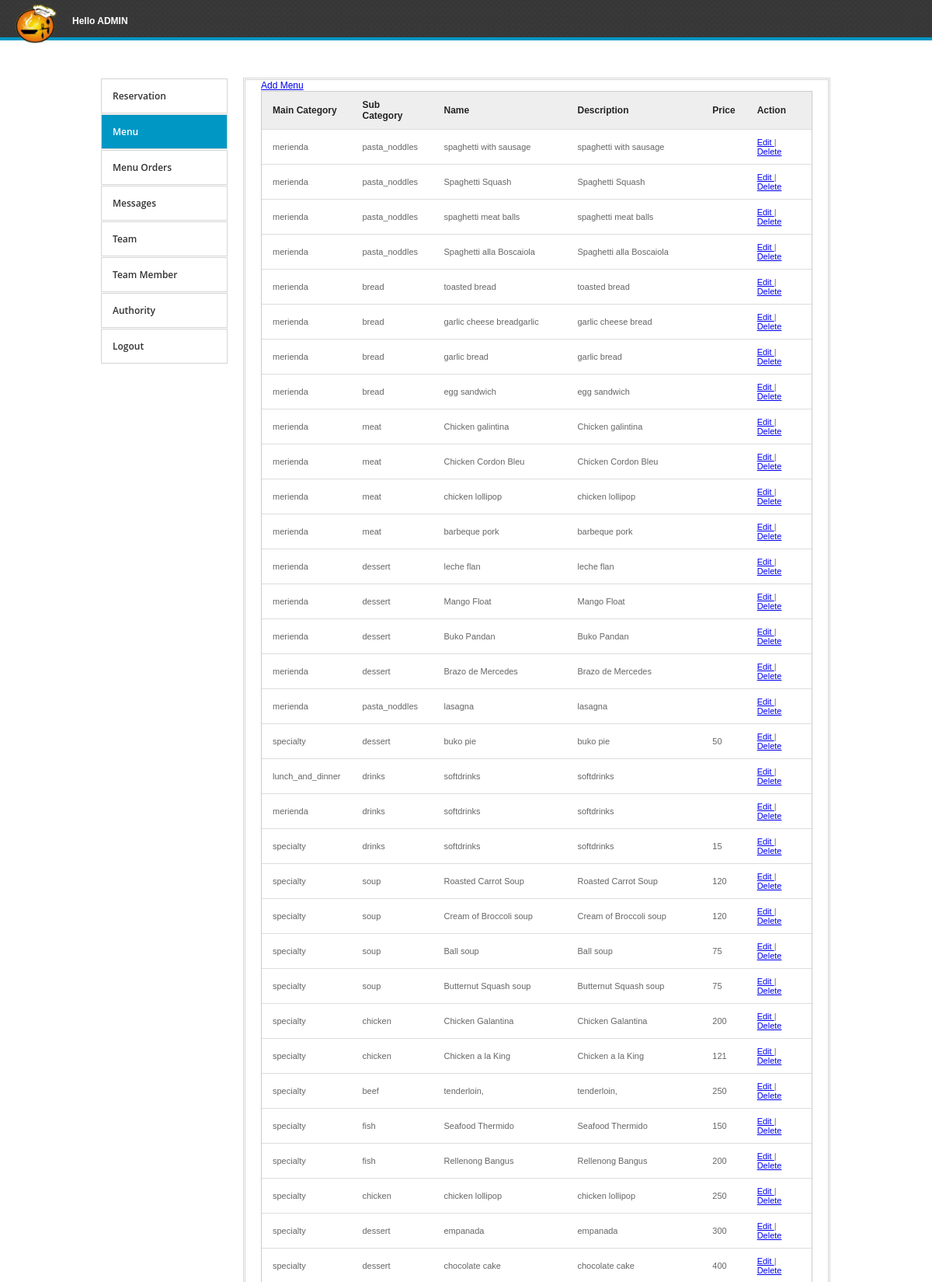
The page /admin/menu.php (signed in, upper part) on the database its author committed.
### tables this page shows
CREATE TABLE IF NOT EXISTS `menu` (
  `id` int(11) NOT NULL AUTO_INCREMENT,
  `mcat` varchar(100) NOT NULL,
  `scat` varchar(100) NOT NULL,
  `name` varchar(100) NOT NULL,
  `description` varchar(500) NOT NULL,
  `price` varchar(10) NOT NULL,
  `image` varchar(100) NOT NULL,
  PRIMARY KEY (`id`)
);

### admin/menu.php (the view, shortened to what this page needs)
<html>
<head>
<link rel="stylesheet" href="admin.css">
<link href="src/facebox.css" media="screen" rel="stylesheet" type="text/css" />
</head>
<body>
	<div id="top">
		<div class="logo">
			<img src="../images/logo.png"> <span style="float:right; color:#FFFFFF; font-weight:bold; display: inline-block; padding: 20px 0 0 20px;">Hello <?php echo $_SESSION['USERNAME'] ?></span>
		</div>
	</div>
	<div class="container  clearfix">
		<div class="one-third1 column">
			<ul>
				<li><a href="index.php"><span>Reservation</span></a></li>
				<li class="active"><a href="menu.php"><span>Menu</span></a></li>
				<li><a href="menuorders.php"><span>Menu Orders</span></a></li>
				<li><a href="suggestions.php"><span>Messages</span></a></li>
				<li><a href="team.php"><span>Team</span></a></li>
				<li><a href="teammember.php"><span>Team Member</span></a></li>
				<?php
				$jhjh=$_SESSION['POWER'];
				if($jhjh==1){
				?>
				<li><a href="adminaccount.php"><span>Authority</span></a></li>
				<?php
				}
				?>
				<li><a href="../index.php"><span>Logout</span></a></li>
			</ul>
		</div>
		<div class="two-thirds1 column">
			<div class="thewraper">
			<a rel="facebox" href="addmenu.php"> Add Menu </a>
			<table id="resultTable" data-responsive="table">
				<thead>
					<tr>
						<th> Main Category </th>
						<th> Sub Category </th>
						<th> Name </th>
						<th> Description </th>
						<th> Price </th>
						<th> Action </th>
					</tr>
				</thead>
				<tbody>
					<?php
						include('../connect.php');
						$result = $db->prepare("SELECT * FROM menu ORDER BY id DESC");
						$result->execute();
						for($i=0; $row = $result->fetch(); $i++){
					?>
					<tr class="record">
						<td><?php echo $row['mcat']; ?></td>
						<td><?php echo $row['scat']; ?></td>
						<td><?php echo $row['name']; ?></td>
						<td><?php echo $row['description']; ?></td>
						<td><?php echo $row['price']; ?></td>
						<td><a rel="facebox" href="editmenu.php?id=<?php echo $row['id']; ?>"> Edit </a> | <a href="#" id="<?php echo $row['id']; ?>" class="delbutton" title="Click To Delete">Delete</a></td>
					</tr>
					<?php
						}
					?>
				</tbody>
			</table>
			</div>
		</div>
	</div>
</body>
</html>

### admin/admin.css (style rules this page uses)
* { -moz-transition: width 1s ease-in-out, left 1.5s ease-in-out; -webkit-transition: width 1s ease-in-out, left 1.5s ease-in-out; -moz-transition: width 1s ease-in-out, left 1.5s ease-in-out; -o-transition: width 1s ease-in-out, left 1.5s ease-in-out; transition: width 1s ease-in-out, left 1.5s ease-in-out; }
body { margin: 0; color: #555555; font-family: Arial,Helvetica,sans-serif; font-size: 12px; }
#top { border-bottom: 4px solid #0097C4; height: 48px; background: url("img/dark.png") repeat scroll 0 0 rgba(0, 0, 0, 0); margin-bottom: 48px; }
.logo { float: left; width: auto; margin-left: 20px; }
.logo img { width: 53px; margin-top: 4px; }
.one-third1 ul { height: auto; margin: 0; padding: 0; list-style: none outside none; }
.one-third1 ul li { margin-top: 1px; position: relative; line-height: 20px; }
.active { background: none repeat scroll 0 0 #0097C4; }
.active a { color: #ffffff !important; }
.one-third1 ul li a { border: 1px solid #D5D5D5; color: #333333; display: block; font-family: 'Open Sans',sans-serif; font-size: 12px; font-weight: 600; padding: 11px 14px; text-decoration: none; }
.one-third1 ul li a span { display: block; white-space: nowrap; margin-top: 1px; }
table { border-collapse: separate; background-color: #FFFFFF; border-spacing: 0; max-width: 100%; }
#resultTable { color: #666666; text-shadow: 0 1px 0 #FFFFFF; width: 100%; border: 1px solid #CCCCCC; box-shadow: 0 5px 5px -5px rgba(0, 0, 0, 0.3); }
#resultTable thead tr th { background: none repeat scroll 0 0 #EEEEEE; color: #222222; padding: 10px 14px; text-align: left; border-top: 0 none; font-size: 12px; }
#resultTable tbody tr td { background-color: #FFFFFF; font-size: 11px; text-align: left; padding: 10px 14px; border-top: 1px solid #DDDDDD; }
.container .column, .container .columns { float: left; display: inline; margin-left: 10px; margin-right: 10px; }
.container { position: relative; width: 960px; margin: 0 auto; padding: 0; }
.container .one-third1.column { width: 163px; }
.container .two-thirds1.column { width: 750px; border: double #D5D5D5; padding-bottom: 20px; }
.thewraper { margin: 0 20px; }
.container:after { content: "\0020"; display: block; height: 0; clear: both; visibility: hidden; }
.clearfix:before, .clearfix:after, .row:before, .row:after { content: '\0020'; display: block; overflow: hidden; visibility: hidden; width: 0; height: 0; }
.row:after, .clearfix:after { clear: both; }
.row, .clearfix { zoom: 1; }

### rows shown on the page
menu: mcat "merienda", scat "pasta_noddles", name "spaghetti with sausage", description "spaghetti with sausage"
menu: mcat "merienda", scat "pasta_noddles", name "Spaghetti Squash", description "Spaghetti Squash"
menu: mcat "merienda", scat "pasta_noddles", name "spaghetti meat balls", description "spaghetti meat balls"
menu: mcat "merienda", scat "pasta_noddles", name "Spaghetti alla Boscaiola", description "Spaghetti alla Boscaiola"
menu: mcat "merienda", scat "bread", name "toasted bread", description "toasted bread"
menu: mcat "merienda", scat "bread", name "garlic cheese breadgarlic", description "garlic cheese bread"
menu: mcat "merienda", scat "bread", name "garlic bread", description "garlic bread"
menu: mcat "merienda", scat "bread", name "egg sandwich", description "egg sandwich"
menu: mcat "merienda", scat "meat", name "Chicken galintina", description "Chicken galintina"
menu: mcat "merienda", scat "meat", name "Chicken Cordon Bleu", description "Chicken Cordon Bleu"
menu: mcat "merienda", scat "meat", name "chicken lollipop", description "chicken lollipop"
menu: mcat "merienda", scat "meat", name "barbeque pork", description "barbeque pork"
menu: mcat "merienda", scat "dessert", name "leche flan", description "leche flan"
menu: mcat "merienda", scat "dessert", name "Mango Float", description "Mango Float"
menu: mcat "merienda", scat "dessert", name "Buko Pandan", description "Buko Pandan"
menu: mcat "merienda", scat "dessert", name "Brazo de Mercedes", description "Brazo de Mercedes"
menu: mcat "merienda", scat "pasta_noddles", name "lasagna", description "lasagna"
menu: mcat "specialty", scat "dessert", name "buko pie", description "buko pie", price "50"
menu: mcat "lunch_and_dinner", scat "drinks", name "softdrinks", description "softdrinks"
menu: mcat "merienda", scat "drinks", name "softdrinks", description "softdrinks"
menu: mcat "specialty", scat "drinks", name "softdrinks", description "softdrinks", price "15"
menu: mcat "specialty", scat "soup", name "Roasted Carrot Soup", description "Roasted Carrot Soup", price "120"
menu: mcat "specialty", scat "soup", name "Cream of Broccoli soup", description "Cream of Broccoli soup", price "120"
menu: mcat "specialty", scat "soup", name "Ball soup", description "Ball soup", price "75"
menu: mcat "specialty", scat "soup", name "Butternut Squash soup", description "Butternut Squash soup", price "75"
menu: mcat "specialty", scat "chicken", name "Chicken Galantina", description "Chicken Galantina", price "200"
menu: mcat "specialty", scat "chicken", name "Chicken a la King", description "Chicken a la King", price "121"
menu: mcat "specialty", scat "beef", name "tenderloin,", description "tenderloin,", price "250"
menu: mcat "specialty", scat "fish", name "Seafood Thermido", description "Seafood Thermido", price "150"
menu: mcat "specialty", scat "fish", name "Rellenong Bangus", description "Rellenong Bangus", price "200"
menu: mcat "specialty", scat "chicken", name "chicken lollipop", description "chicken lollipop", price "250"
menu: mcat "specialty", scat "dessert", name "empanada", description "empanada", price "300"
menu: mcat "specialty", scat "dessert", name "chocolate cake", description "chocolate cake", price "400"

### other values the page prints
$_SESSION['USERNAME'] "ADMIN"
